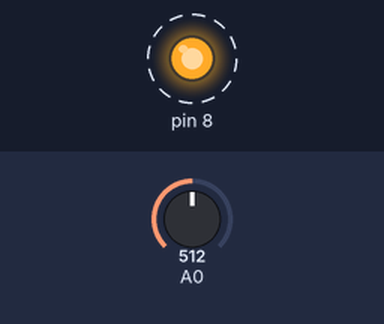
Recording of a sketch running on a simulated Arduino Uno, built with avr-gcc and run on an emulated ATmega328P. On the bench: output pins drawn as LEDs (lit = HIGH). Dashed ring = blinking. The test bench sets the inputs (shaded band); at power-on: A0 = 512. What the sketch prints to the serial monitor is not drawn.

Above: at 0.5 s.
Timing chart, 0 to 4.6 s (numbered marks = the images above):
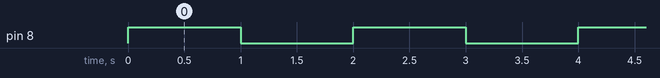

The sketch:

CAN_Device_01.ino
```cpp
int sensorValue;


void setup() {
  // put your setup code here, to run once:
pinMode(8,OUTPUT);
Serial.begin(9600);

}

void loop() {
  // put your main code here, to run repeatedly:

digitalWrite(8,HIGH);
delay(1000);
digitalWrite(8,LOW);
sensorValue = analogRead(A0);
Serial.println(sensorValue);
delay(1000);

}
```

Measured:
- by itself, pin 8: alternates HIGH for 1.0 s and LOW for 1.0 s
